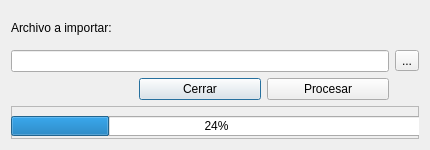
<?xml version="1.0" encoding="UTF-8"?>
<ui version="4.0">
 <class>frm_imp_sbruto</class>
 <widget class="QDialog" name="frm_imp_sbruto">
  <property name="windowModality">
   <enum>Qt::NonModal</enum>
  </property>
  <property name="geometry">
   <rect>
    <x>0</x>
    <y>0</y>
    <width>430</width>
    <height>150</height>
   </rect>
  </property>
  <property name="windowTitle">
   <string>Importar empleados</string>
  </property>
  <layout class="QGridLayout" name="gridLayout">
   <item row="1" column="0" colspan="3">
    <widget class="QLineEdit" name="lineEdit"/>
   </item>
   <item row="2" column="1">
    <widget class="QPushButton" name="btn_cerrar">
     <property name="text">
      <string>Cerrar</string>
     </property>
    </widget>
   </item>
   <item row="0" column="0">
    <widget class="QLabel" name="lbl_0">
     <property name="text">
      <string>Archivo a importar:</string>
     </property>
    </widget>
   </item>
   <item row="2" column="2">
    <widget class="QPushButton" name="btn_importar">
     <property name="text">
      <string>Procesar</string>
     </property>
    </widget>
   </item>
   <item row="3" column="0" colspan="4">
    <widget class="QFrame" name="frame">
     <property name="frameShape">
      <enum>QFrame::StyledPanel</enum>
     </property>
     <property name="frameShadow">
      <enum>QFrame::Raised</enum>
     </property>
     <widget class="QProgressBar" name="progressBar">
      <property name="geometry">
       <rect>
        <x>0</x>
        <y>10</y>
        <width>411</width>
        <height>20</height>
       </rect>
      </property>
      <property name="value">
       <number>24</number>
      </property>
     </widget>
    </widget>
   </item>
   <item row="1" column="3">
    <widget class="QToolButton" name="toolButton">
     <property name="text">
      <string>...</string>
     </property>
     <property name="icon">
      <iconset>
       <normaloff>../../img/file-excel-solid.svg</normaloff>../../img/file-excel-solid.svg</iconset>
     </property>
    </widget>
   </item>
  </layout>
 </widget>
 <resources/>
 <connections/>
</ui>
